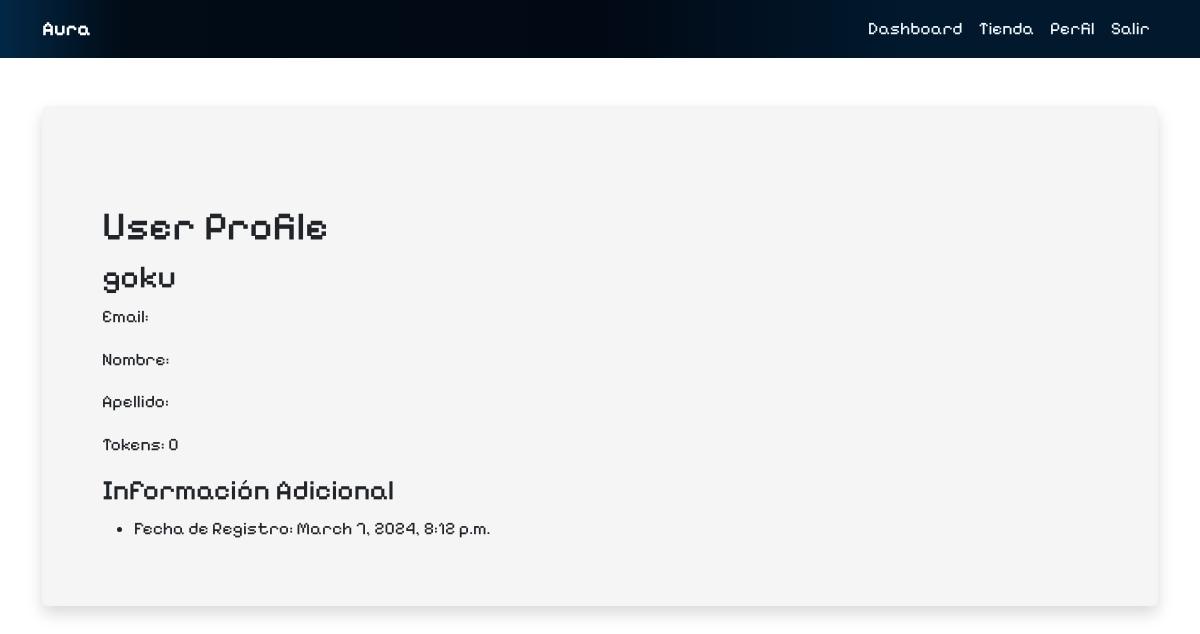
Page /user-profile/ (signed in) on the committed database.
### App/models.py (models this page shows, shortened)
class UserProfile(models.Model):
    user = models.OneToOneField(User, on_delete=models.CASCADE)
    purchased_products = models.ManyToManyField(Product, related_name='purchased_by')
    tokens = models.IntegerField(default=0)
    created_at = models.DateTimeField(auto_now_add=True)
    icon = models.ForeignKey(Icon, on_delete=models.SET_NULL, null=True, blank=True)
    avatar = models.ForeignKey(Avatar, on_delete=models.SET_NULL, null=True, blank=True)
    selected_background = models.ImageField(upload_to='avatar_images/backgrounds', null=True, blank=True)
    selected_head = models.ImageField(upload_to='avatar_images/heads/', null=True, blank=True)
    selected_torso = models.ImageField(upload_to='avatar_images/torsos/', null=True, blank=True)
    selected_legs = models.ImageField(upload_to='avatar_images/legs/', null=True, blank=True)
    selected_feet = models.ImageField(upload_to='avatar_images/feet/', null=True, blank=True)

### App/views.py (the view)
# urls.py: path('user-profile/', views.user_profile, name='user-profile'),
def user_profile(request):
    user_profile = UserProfile.objects.get(user=request.user)
    return render(request, 'user_profile.html', {'user_profile': user_profile})

### App/templates/user_profile.html (shortened to what this page needs)
{% extends 'base.html' %} {% block content %}
<div class="container mt-5">
  <body>
    <h1>User Profile</h1>
    <div>
      <h2>{{ user_profile.user.username }}</h2>
      <p>Email: {{ user_profile.user.email }}</p>
      <p>Nombre: {{ user_profile.user.first_name }}</p>
      <p>Apellido: {{ user_profile.user.last_name }}</p>
      <p>Tokens: {{ user_profile.tokens }}</p>
      <h3>Información Adicional</h3>
      <ul>
        <li>
          Fecha de Registro: {{ user_profile.created_at|date:"F j, Y, g:i a" }}
        </li>
      </ul>
    </div>
  </body>
</div>
{% endblock %}

### App/templates/base.html (style rules this page uses)
body { background: url("https://images.unsplash.com/photo-1703994643626-c47629018e03?q=80&w=2070&auto=format&fit=crop&ixlib=rb-4.0.3&ixid=M3wxMjA3fDB8MHxwaG90by1wYWdlfHx8fGVufDB8fHx8fA%3D%3D") no-repeat center center fixed; -webkit-background-size: cover; -moz-background-size: cover; background-size: cover; -o-background-size: cover; }

### rows in the picture
UserProfile: user.username "goku", tokens "0", created_at "March 7, 2024, 8:12 p.m."
